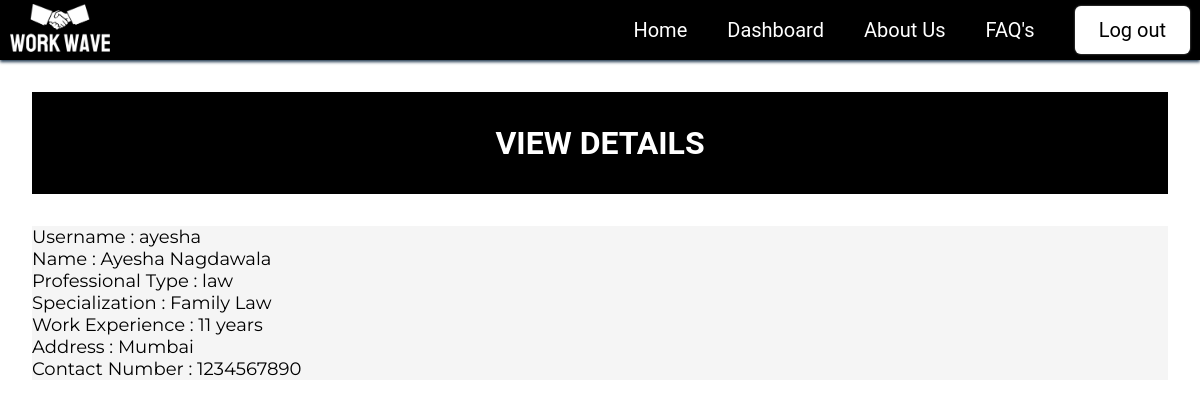
The app's page /viewprofilep (signed in) with its own data.
### tables this page shows
CREATE TABLE prof (prof_id INTEGER REFERENCES users (id), username, name, address, contact, prof_type, specialization, workexp, idlink);

### app.py (the view)
@app.route("/viewprofilep")
@login_required
def viewprofilep():
    id = session["user_id"]
    query = db.execute("SELECT * FROM prof where prof_id = ?", id)
    return render_template("viewprofilep.html", list=query)

### app.py (called while the page is built)
@app.after_request
def after_request(response):
    response.headers["Cache-Control"] = "no-cache, no-store, must-revalidate"
    response.headers["Expires"] = 0
    response.headers["Pragma"] = "no-cache"
    return response

### helpers.py (called while the page is built)
def login_required(f):
    @wraps(f)
    def decorated_function(*args, **kwargs):
        if session.get("user_id") is None:
            return redirect("/login")
        return f(*args, **kwargs)
    return decorated_function

### templates/viewprofilep.html (shortened to what this page needs)
<!DOCTYPE html>
<html lang="en">
<head>
    <link href="static/viewprofilep.css" rel="stylesheet">
</head>
<body>
    <nav>
        <div class="flex main-nav" style=" margin-top: 0px;">
            <a href="#" class="company-logo img"><img src="static/logo.png" alt="company-logo"></a>
            <div class="nav-links">
                <ul class="fle">
                    <li><a href="/" class="hover-link">Home</a></li>
                    <li><a href="/profdashboard" class="hover-link">Dashboard</a></li>
                    <li><a href="/aboutus" class="hover-link">About Us</a></li>
                    <li><a href="/faq" class="hover-link">FAQ's</a></li>
                    <li><a href="/logout" class="hover-link primary-button">Log out</a></li>
                </ul>
            </div>
        </div>
    </nav>
    <div class="section">
        <div class="header">
            <h2>VIEW DETAILS</h2>
        </div>
        <div class="nn">
            {% for i in list %}
            Username : {{i.username}}
            <br>
            Name : {{i.name}}
            <br>
            Professional Type : {{i.prof_type}}
            <br>
            Specialization : {{i.specialization}}
            <br>
            Work Experience : {{i.workexp}} years
            <br>
            Address : {{i.address}}
            <br>
            Contact Number : {{i.contact}}
            <br>
            {% endfor %}
        </div>
    </div>
</body>
</html>

### static/viewprofilep.css (style rules this page uses)
body { font-family: 'Roboto', sans-serif; }
* { margin: 0; padding: 0; }
:root { --primary-text-color: #000000; --secondary-text-color: #878787; --accent-color: #E0FBFC; --accent-color-dark: #243c53; --padding-inline-section: 20px; --background-color: #FFFFFF; }
h2 { text-align: center; font-size: 2rem; }
a { text-decoration: none; display: inline-block; }
ul { list-style: none; }
.flex { display: flex; }
.main-nav { height: 40px; margin-top: 5px; justify-content: space-between; align-items: center; }
.fle { display: flex; align-items: center; }
.hover-link { color: var(--background-color); }
.primary-button { background-color: var(--background-color); border-radius: 6px; font-weight: 400; padding: 12px 24px; box-shadow: 0 0 2px var(--secondary-text-color); transition: 0.2s ease-out; color: var(--primary-text-color); }
.main-nav { box-shadow: 0px 2px 3px var(--accent-color-dark); padding: 10px; background-color: var(--primary-text-color); }
.company-logo img { width: 100px; }
.nav-links { justify-content: space-between; font-weight:400; font-size: 20px; }
.nav-links ul { justify-content: end; gap: 40px; }
.header { background-color: var(--primary-text-color); color: var(--background-color); margin-bottom: 2rem; padding: 2rem 1rem; text-align: center; }
.section { padding-bottom: 1rem; padding-left: 2rem; padding-right: 2rem; padding-top: 2rem; }
.nn { font-size: 18px; font-weight: 400; font-family: 'Montserrat', Courier, monospace; color: var(--primary-text-color); background-color: #f5f5f5; }

### records on screen
prof: username "ayesha", name "Ayesha Nagdawala", prof_type "law", specialization "Family Law", workexp "11", address "Mumbai", contact "1234567890"
